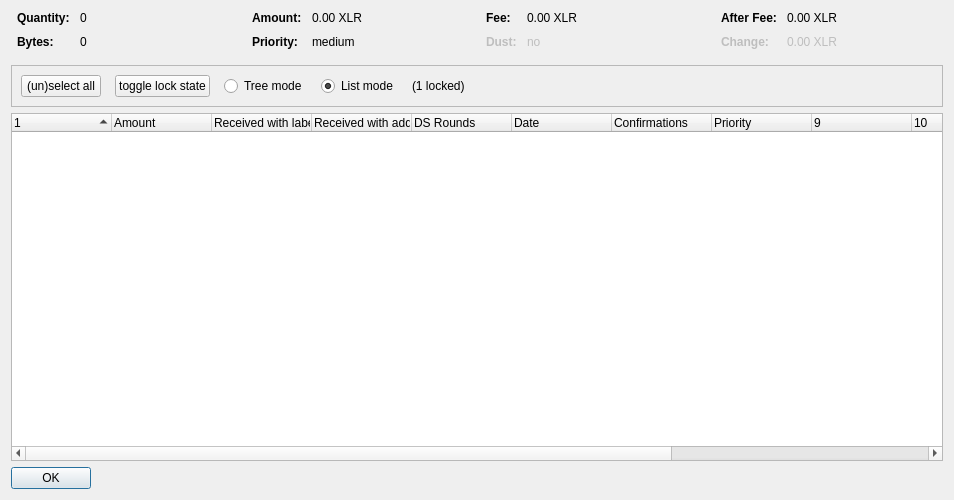
<?xml version="1.0" encoding="UTF-8"?>
<ui version="4.0">
 <class>CoinControlDialog</class>
 <widget class="QDialog" name="CoinControlDialog">
  <property name="geometry">
   <rect>
    <x>0</x>
    <y>0</y>
    <width>954</width>
    <height>500</height>
   </rect>
  </property>
  <property name="windowTitle">
   <string>Coin Selection</string>
  </property>
  <layout class="QVBoxLayout" name="verticalLayout">
   <item>
    <layout class="QHBoxLayout" name="horizontalLayoutTop" stretch="0,0,0,0">
     <property name="topMargin">
      <number>0</number>
     </property>
     <property name="bottomMargin">
      <number>10</number>
     </property>
     <item>
      <layout class="QFormLayout" name="formLayoutCoinControl1">
       <property name="horizontalSpacing">
        <number>10</number>
       </property>
       <property name="verticalSpacing">
        <number>10</number>
       </property>
       <property name="leftMargin">
        <number>6</number>
       </property>
       <property name="rightMargin">
        <number>6</number>
       </property>
       <item row="0" column="0">
        <widget class="QLabel" name="labelCoinControlQuantityText">
         <property name="font">
          <font>
           <weight>75</weight>
           <bold>true</bold>
          </font>
         </property>
         <property name="text">
          <string>Quantity:</string>
         </property>
        </widget>
       </item>
       <item row="0" column="1">
        <widget class="QLabel" name="labelCoinControlQuantity">
         <property name="cursor">
          <cursorShape>IBeamCursor</cursorShape>
         </property>
         <property name="contextMenuPolicy">
          <enum>Qt::ActionsContextMenu</enum>
         </property>
         <property name="text">
          <string notr="true">0</string>
         </property>
         <property name="textInteractionFlags">
          <set>Qt::LinksAccessibleByMouse|Qt::TextSelectableByKeyboard|Qt::TextSelectableByMouse</set>
         </property>
        </widget>
       </item>
       <item row="1" column="0">
        <widget class="QLabel" name="labelCoinControlBytesText">
         <property name="font">
          <font>
           <weight>75</weight>
           <bold>true</bold>
          </font>
         </property>
         <property name="text">
          <string>Bytes:</string>
         </property>
        </widget>
       </item>
       <item row="1" column="1">
        <widget class="QLabel" name="labelCoinControlBytes">
         <property name="cursor">
          <cursorShape>IBeamCursor</cursorShape>
         </property>
         <property name="contextMenuPolicy">
          <enum>Qt::ActionsContextMenu</enum>
         </property>
         <property name="text">
          <string notr="true">0</string>
         </property>
         <property name="textInteractionFlags">
          <set>Qt::LinksAccessibleByMouse|Qt::TextSelectableByKeyboard|Qt::TextSelectableByMouse</set>
         </property>
        </widget>
       </item>
      </layout>
     </item>
     <item>
      <layout class="QFormLayout" name="formLayoutCoinControl2">
       <property name="horizontalSpacing">
        <number>10</number>
       </property>
       <property name="verticalSpacing">
        <number>10</number>
       </property>
       <property name="leftMargin">
        <number>6</number>
       </property>
       <property name="rightMargin">
        <number>6</number>
       </property>
       <item row="0" column="0">
        <widget class="QLabel" name="labelCoinControlAmountText">
         <property name="font">
          <font>
           <weight>75</weight>
           <bold>true</bold>
          </font>
         </property>
         <property name="text">
          <string>Amount:</string>
         </property>
        </widget>
       </item>
       <item row="0" column="1">
        <widget class="QLabel" name="labelCoinControlAmount">
         <property name="cursor">
          <cursorShape>IBeamCursor</cursorShape>
         </property>
         <property name="contextMenuPolicy">
          <enum>Qt::ActionsContextMenu</enum>
         </property>
         <property name="text">
          <string notr="true">0.00 XLR</string>
         </property>
         <property name="textInteractionFlags">
          <set>Qt::LinksAccessibleByMouse|Qt::TextSelectableByKeyboard|Qt::TextSelectableByMouse</set>
         </property>
        </widget>
       </item>
       <item row="1" column="0">
        <widget class="QLabel" name="labelCoinControlPriorityText">
         <property name="font">
          <font>
           <weight>75</weight>
           <bold>true</bold>
          </font>
         </property>
         <property name="text">
          <string>Priority:</string>
         </property>
        </widget>
       </item>
       <item row="1" column="1">
        <widget class="QLabel" name="labelCoinControlPriority">
         <property name="cursor">
          <cursorShape>IBeamCursor</cursorShape>
         </property>
         <property name="contextMenuPolicy">
          <enum>Qt::ActionsContextMenu</enum>
         </property>
         <property name="text">
          <string>medium</string>
         </property>
         <property name="textInteractionFlags">
          <set>Qt::LinksAccessibleByMouse|Qt::TextSelectableByKeyboard|Qt::TextSelectableByMouse</set>
         </property>
        </widget>
       </item>
      </layout>
     </item>
     <item>
      <layout class="QFormLayout" name="formLayoutCoinControl3">
       <property name="horizontalSpacing">
        <number>10</number>
       </property>
       <property name="verticalSpacing">
        <number>10</number>
       </property>
       <property name="leftMargin">
        <number>6</number>
       </property>
       <property name="rightMargin">
        <number>6</number>
       </property>
       <item row="0" column="0">
        <widget class="QLabel" name="labelCoinControlFeeText">
         <property name="font">
          <font>
           <weight>75</weight>
           <bold>true</bold>
          </font>
         </property>
         <property name="text">
          <string>Fee:</string>
         </property>
        </widget>
       </item>
       <item row="0" column="1">
        <widget class="QLabel" name="labelCoinControlFee">
         <property name="cursor">
          <cursorShape>IBeamCursor</cursorShape>
         </property>
         <property name="contextMenuPolicy">
          <enum>Qt::ActionsContextMenu</enum>
         </property>
         <property name="text">
          <string notr="true">0.00 XLR</string>
         </property>
         <property name="textInteractionFlags">
          <set>Qt::LinksAccessibleByMouse|Qt::TextSelectableByKeyboard|Qt::TextSelectableByMouse</set>
         </property>
        </widget>
       </item>
       <item row="1" column="0">
        <widget class="QLabel" name="labelCoinControlLowOutputText">
         <property name="enabled">
          <bool>false</bool>
         </property>
         <property name="font">
          <font>
           <weight>75</weight>
           <bold>true</bold>
          </font>
         </property>
         <property name="text">
          <string>Dust:</string>
         </property>
        </widget>
       </item>
       <item row="1" column="1">
        <widget class="QLabel" name="labelCoinControlLowOutput">
         <property name="enabled">
          <bool>false</bool>
         </property>
         <property name="cursor">
          <cursorShape>IBeamCursor</cursorShape>
         </property>
         <property name="contextMenuPolicy">
          <enum>Qt::ActionsContextMenu</enum>
         </property>
         <property name="text">
          <string>no</string>
         </property>
         <property name="textInteractionFlags">
          <set>Qt::LinksAccessibleByMouse|Qt::TextSelectableByKeyboard|Qt::TextSelectableByMouse</set>
         </property>
        </widget>
       </item>
      </layout>
     </item>
     <item>
      <layout class="QFormLayout" name="formLayoutCoinControl4">
       <property name="horizontalSpacing">
        <number>10</number>
       </property>
       <property name="verticalSpacing">
        <number>10</number>
       </property>
       <property name="leftMargin">
        <number>6</number>
       </property>
       <property name="rightMargin">
        <number>6</number>
       </property>
       <item row="0" column="0">
        <widget class="QLabel" name="labelCoinControlAfterFeeText">
         <property name="font">
          <font>
           <weight>75</weight>
           <bold>true</bold>
          </font>
         </property>
         <property name="text">
          <string>After Fee:</string>
         </property>
        </widget>
       </item>
       <item row="0" column="1">
        <widget class="QLabel" name="labelCoinControlAfterFee">
         <property name="cursor">
          <cursorShape>IBeamCursor</cursorShape>
         </property>
         <property name="contextMenuPolicy">
          <enum>Qt::ActionsContextMenu</enum>
         </property>
         <property name="text">
          <string notr="true">0.00 XLR</string>
         </property>
         <property name="textInteractionFlags">
          <set>Qt::LinksAccessibleByMouse|Qt::TextSelectableByKeyboard|Qt::TextSelectableByMouse</set>
         </property>
        </widget>
       </item>
       <item row="1" column="0">
        <widget class="QLabel" name="labelCoinControlChangeText">
         <property name="enabled">
          <bool>false</bool>
         </property>
         <property name="font">
          <font>
           <weight>75</weight>
           <bold>true</bold>
          </font>
         </property>
         <property name="text">
          <string>Change:</string>
         </property>
        </widget>
       </item>
       <item row="1" column="1">
        <widget class="QLabel" name="labelCoinControlChange">
         <property name="enabled">
          <bool>false</bool>
         </property>
         <property name="cursor">
          <cursorShape>IBeamCursor</cursorShape>
         </property>
         <property name="contextMenuPolicy">
          <enum>Qt::ActionsContextMenu</enum>
         </property>
         <property name="text">
          <string notr="true">0.00 XLR</string>
         </property>
         <property name="textInteractionFlags">
          <set>Qt::LinksAccessibleByMouse|Qt::TextSelectableByKeyboard|Qt::TextSelectableByMouse</set>
         </property>
        </widget>
       </item>
      </layout>
     </item>
    </layout>
   </item>
   <item>
    <widget class="QFrame" name="frame">
     <property name="minimumSize">
      <size>
       <width>0</width>
       <height>40</height>
      </size>
     </property>
     <property name="frameShape">
      <enum>QFrame::StyledPanel</enum>
     </property>
     <property name="frameShadow">
      <enum>QFrame::Sunken</enum>
     </property>
     <layout class="QHBoxLayout" name="horizontalLayout">
      <item>
       <layout class="QHBoxLayout" name="horizontalLayoutPanel" stretch="0,0,0,0,0,0">
        <property name="spacing">
         <number>14</number>
        </property>
        <item>
         <widget class="QPushButton" name="pushButtonSelectAll">
          <property name="sizePolicy">
           <sizepolicy hsizetype="Maximum" vsizetype="Fixed">
            <horstretch>0</horstretch>
            <verstretch>0</verstretch>
           </sizepolicy>
          </property>
          <property name="text">
           <string>(un)select all</string>
          </property>
          <property name="autoDefault">
           <bool>false</bool>
          </property>
         </widget>
        </item>
        <item>
         <widget class="QPushButton" name="pushButtonToggleLock">
          <property name="sizePolicy">
           <sizepolicy hsizetype="Maximum" vsizetype="Fixed">
            <horstretch>0</horstretch>
            <verstretch>0</verstretch>
           </sizepolicy>
          </property>
          <property name="text">
           <string>toggle lock state</string>
          </property>
          <property name="autoDefault">
           <bool>false</bool>
          </property>
         </widget>
        </item>
        <item>
         <widget class="QRadioButton" name="radioTreeMode">
          <property name="sizePolicy">
           <sizepolicy hsizetype="Maximum" vsizetype="Fixed">
            <horstretch>0</horstretch>
            <verstretch>0</verstretch>
           </sizepolicy>
          </property>
          <property name="text">
           <string>Tree mode</string>
          </property>
         </widget>
        </item>
        <item>
         <widget class="QRadioButton" name="radioListMode">
          <property name="sizePolicy">
           <sizepolicy hsizetype="Maximum" vsizetype="Fixed">
            <horstretch>0</horstretch>
            <verstretch>0</verstretch>
           </sizepolicy>
          </property>
          <property name="text">
           <string>List mode</string>
          </property>
          <property name="checked">
           <bool>true</bool>
          </property>
         </widget>
        </item>
        <item>
         <widget class="QLabel" name="labelLocked">
          <property name="text">
           <string>(1 locked)</string>
          </property>
         </widget>
        </item>
        <item>
         <spacer name="horizontalSpacer">
          <property name="orientation">
           <enum>Qt::Horizontal</enum>
          </property>
          <property name="sizeHint" stdset="0">
           <size>
            <width>40</width>
            <height>20</height>
           </size>
          </property>
         </spacer>
        </item>
       </layout>
      </item>
     </layout>
    </widget>
   </item>
   <item>
    <widget class="CoinControlTreeWidget" name="treeWidget">
     <property name="contextMenuPolicy">
      <enum>Qt::CustomContextMenu</enum>
     </property>
     <property name="sortingEnabled">
      <bool>false</bool>
     </property>
     <property name="columnCount">
      <number>13</number>
     </property>
     <attribute name="headerShowSortIndicator" stdset="0">
      <bool>true</bool>
     </attribute>
     <attribute name="headerStretchLastSection">
      <bool>false</bool>
     </attribute>
     <column>
      <property name="text">
       <string/>
      </property>
     </column>
     <column>
      <property name="text">
       <string>Amount</string>
      </property>
     </column>
     <column>
      <property name="text">
       <string>Received with label</string>
      </property>
     </column>
     <column>
      <property name="text">
       <string>Received with address</string>
      </property>
     </column>
     <column>
      <property name="text">
       <string>DS Rounds</string>
      </property>
     </column>
     <column>
      <property name="text">
       <string>Date</string>
      </property>
     </column>
     <column>
      <property name="text">
       <string>Confirmations</string>
      </property>
      <property name="toolTip">
       <string>Confirmed</string>
      </property>
     </column>
     <column>
      <property name="text">
       <string>Priority</string>
      </property>
     </column>
     <column>
      <property name="text">
       <string/>
      </property>
     </column>
     <column>
      <property name="text">
       <string/>
      </property>
     </column>
     <column>
      <property name="text">
       <string/>
      </property>
     </column>
     <column>
      <property name="text">
       <string/>
      </property>
     </column>
     <column>
      <property name="text">
       <string/>
      </property>
     </column>
    </widget>
   </item>
   <item>
    <widget class="QDialogButtonBox" name="buttonBox">
     <property name="sizePolicy">
      <sizepolicy hsizetype="Maximum" vsizetype="Fixed">
       <horstretch>0</horstretch>
       <verstretch>0</verstretch>
      </sizepolicy>
     </property>
     <property name="orientation">
      <enum>Qt::Horizontal</enum>
     </property>
     <property name="standardButtons">
      <set>QDialogButtonBox::Ok</set>
     </property>
    </widget>
   </item>
  </layout>
 </widget>
 <customwidgets>
  <customwidget>
   <class>CoinControlTreeWidget</class>
   <extends>QTreeWidget</extends>
   <header>coincontroltreewidget.h</header>
  </customwidget>
 </customwidgets>
 <resources/>
 <connections/>
</ui>
